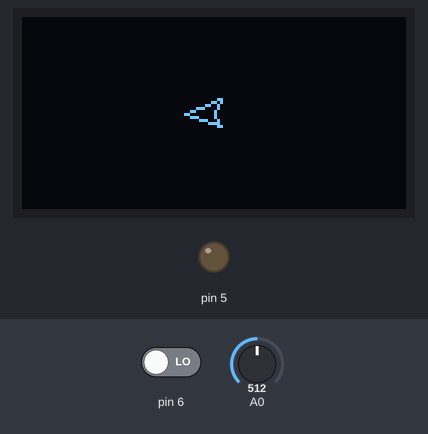
This sketch was run on a simulated Arduino Uno, built with avr-gcc and run on an emulated ATmega328P. On the bench: 128×64 one-colour display, output pins drawn as LEDs (lit = HIGH). The test bench sets the inputs (shaded band); at power-on: pin 6 LOW, A0 = 512.

Above: at 1.2 s.
1.3 s: pin 6 driven HIGH
3.0 s: A0 set to 716
At 4.3 s:
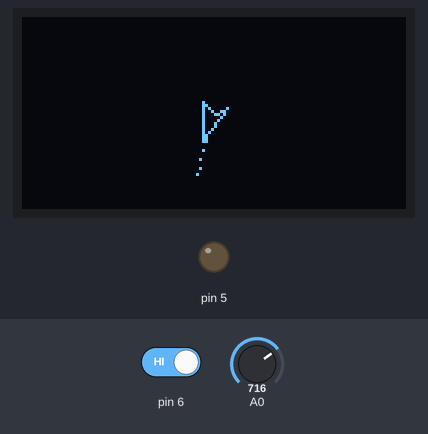
4.6 s: A0 set to 900
At 5.9 s:
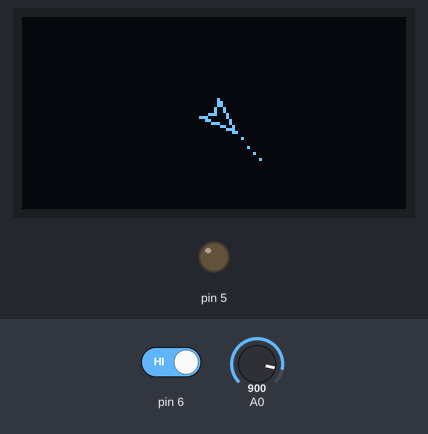
6.2 s: pin 6 driven LOW
7.7 s: A0 set to 1023
At 8.6 s:
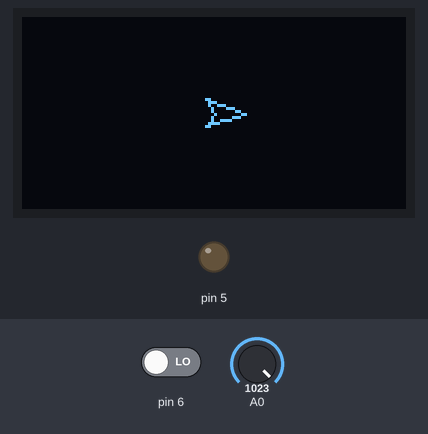
Timing chart, 0 to 10.2 s (numbered marks = the images above; inputs shaded):
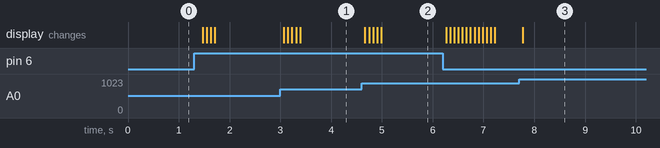

The sketch:

asteroids2.ino
```cpp
#include <Arduino.h>
#include <U8g2lib.h>
#include <Wire.h>

U8G2_SSD1306_128X64_NONAME_F_HW_I2C u8g2(U8G2_R2, SCL, SDA, U8X8_PIN_NONE);

void setup() {
  u8g2.begin();
  pinMode(6, INPUT);
  pinMode(5, OUTPUT);
  randomSeed(analogRead(A1));
  u8g2.setFont(u8g2_font_unifont_t_symbols);
}

int xship = 64;
int yship = 32;

//bool FIRE = false;
#define MAXCOLPI 5
int i = 0;
int xs[MAXCOLPI];
int ys[MAXCOLPI];
int ds[MAXCOLPI];
int sa[MAXCOLPI];

void loop() {
  int rot = map(analogRead(A0), 0,1023, 628,0);

  if (digitalRead(6)) {
    ds[i] = 10;
    sa[i] = rot;
    i++;
    if (i >= MAXCOLPI) i = 0;
  }

  u8g2.clearBuffer();

  ship(((float)rot)/100.0f);

  //sparo
  for (int j = 0; j < MAXCOLPI; j++) {
    if (ds[j] >= 10) {
      firing(j);
      ds[j] = ds[j] + 3;
    }
  }

  u8g2.sendBuffer();
  delay(50);
}

void ship(float a) {
   int x = xship + (int)10*cos(a);
   int y = yship + (int)10*sin(a);
   int xa = xship + (int)5*cos(a + 2.0*PI / 3.0);
   int ya = yship + (int)5*sin(a + 2.0*PI / 3.0);
   int xb = xship + (int)5*cos(a - 2.0*PI / 3.0);
   int yb = yship + (int)5*sin(a - 2.0*PI / 3.0);
   u8g2.drawLine(xship, yship, xa, ya);
   u8g2.drawLine(xship, yship, xb, yb);
   u8g2.drawLine(x, y, xa, ya);
   u8g2.drawLine(x, y, xb, yb);
}

void firing(int i) {
   float a = ((float)sa[i])/100.0f;
   xs[i] = xship + (int)(ds[i]*cos(a));
   ys[i] = yship + (int)(ds[i]*sin(a));
   u8g2.drawPixel(xs[i], ys[i]);
   if ((xs[i] > 128) || (xs[i] <= 0) || (ys[i]<= 0) || (ys[i]>64)) {
     ds[i] = 0;
     xs[i] = 0;
     ys[i] = 0;
     sa[i] = 0;
   }
}
```

Measured:
- after the input at 3.0 s, the display: first changes after 0.07 s (image 1 shows a later state)
- after the input at 4.6 s, the display: first changes after 0.07 s (image 2 shows a later state)
- after the input at 7.7 s, the display: changes after 0.07 s (image 3)
